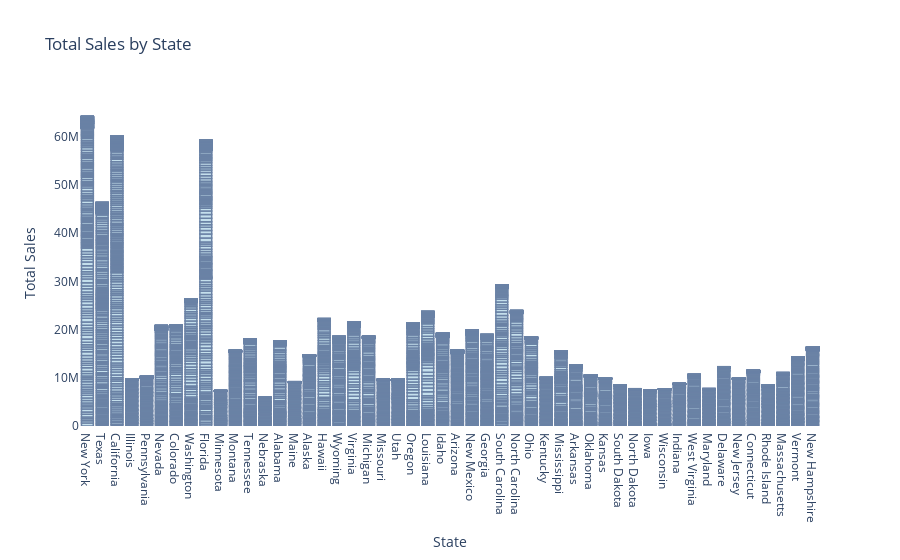

Notebook code for this chart:
### Code cell
# most sales by state

# creating a plotly figure

fig = go.Figure()

# adding a bar chart to the figure

fig.add_trace(go.Bar(x=df['state'], y=df['total_sales'], name='Total Sales'))

# updating the layout

fig.update_layout(title='Total Sales by State', xaxis_title='State', yaxis_title='Total Sales')

# displaying the figure

fig.update_traces(marker_color='rgb(158,202,225)', marker_line_color='rgb(8,48,107)', marker_line_width=1.5, opacity=0.6)

fig.update_layout(plot_bgcolor='rgb(255,255,255)')

fig.show()

### Figure 1 — Plotly figure (JSON) as saved in the notebook; plotly's stock layout.template omitted (floating-point values rounded to 4 significant figures; data arrays with more than 128 entries replaced by an {"elided": "..."} marker saying what was removed)
{"data": [{"marker": {"color": "rgb(158,202,225)", "line": {"color": "rgb(8,48,107)", "width": 1.5}}, "name": "Total Sales", "opacity": 0.6, "type": "bar", "x": {"elided": "9648 str values"}, "y": {"elided": "9648 int values"}}], "layout": {"plot_bgcolor": "rgb(255,255,255)", "title": {"text": "Total Sales by State"}, "xaxis": {"title": {"text": "State"}}, "yaxis": {"title": {"text": "Total Sales"}}}}
